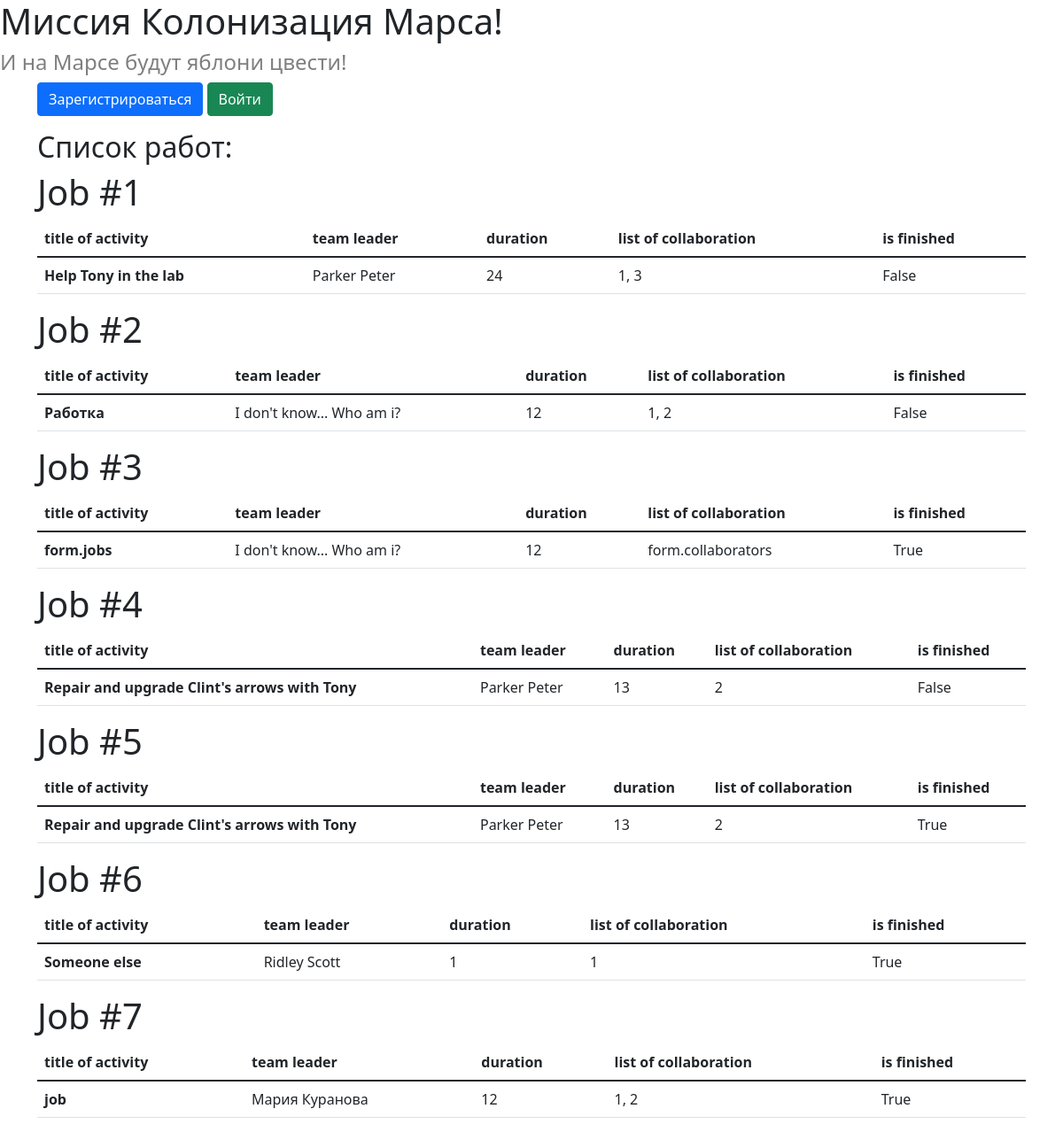
The page / on the database its author committed.
### data/jobs.py (models this page shows)
class Jobs(SqlAlchemyBase, SerializerMixin):
    __tablename__ = 'jobs'
    id = sqlalchemy.Column(sqlalchemy.Integer,
                           primary_key=True, autoincrement=True)
    team_leader = sqlalchemy.Column(sqlalchemy.Integer, sqlalchemy.ForeignKey('users.id'), nullable=True)
    job = sqlalchemy.Column(sqlalchemy.String, nullable=True)
    work_size = sqlalchemy.Column(sqlalchemy.Integer, nullable=True)
    collaborators = sqlalchemy.Column(sqlalchemy.String, nullable=True)
    start_date = sqlalchemy.Column(sqlalchemy.Date, default=datetime.date.today)
    end_date = sqlalchemy.Column(sqlalchemy.Date, default=datetime.date.today)
    is_finished = sqlalchemy.Column(sqlalchemy.Boolean, default=False)
    user = orm.relation('User')

### data/users.py (models this page shows, shortened)
class User(SqlAlchemyBase, UserMixin):
    __tablename__ = 'users'
    id = sqlalchemy.Column(sqlalchemy.Integer,
                           primary_key=True, autoincrement=True)
    surname = sqlalchemy.Column(sqlalchemy.String, nullable=False)
    name = sqlalchemy.Column(sqlalchemy.String, nullable=False)
    age = sqlalchemy.Column(sqlalchemy.Integer, nullable=True)
    position = sqlalchemy.Column(sqlalchemy.String, nullable=False)
    speciality = sqlalchemy.Column(sqlalchemy.String, nullable=False)
    address = sqlalchemy.Column(sqlalchemy.String, nullable=False)
    email = sqlalchemy.Column(sqlalchemy.String, unique=True, nullable=True)
    hashed_password = sqlalchemy.Column(sqlalchemy.String, nullable=True)
    modified_date = sqlalchemy.Column(sqlalchemy.DateTime,
                                      default=datetime.datetime.now)
    jobs = orm.relation("Jobs", back_populates='user')

### Промежуточный этап создания приложения.py (the view)
@app.route('/')
def func():
    db_sess = db_session.create_session()
    if current_user.is_authenticated:
        jobs = current_user.jobs
    else:
        jobs = db_sess.query(Jobs).all()
    return render_template('start.html', current_user=current_user, jobs=jobs, len_jobs=len(jobs))

### data/db_session.py (called while the page is built)
def create_session() -> Session:
    global __factory
    return __factory()

### templates/start.html
{% extends "base.html" %}
{% block content %}
<body>
    {% if not current_user.is_authenticated %}
        <p>
            <a class="btn btn-primary " href="/register">Зарегистрироваться</a>
            <a class="btn btn-success" href="/login">Войти</a>
        </p>
    {% endif %}
    <h2>Список работ:</h2>
  {% for i in range(len_jobs) %}
    <h1>Job #{{ i + 1 }}</h1>
    <table class="table">
  <thead>
    <tr>
      <th scope="col">title of activity</th>
      <th scope="col">team leader</th>
      <th scope="col">duration</th>
      <th scope="col">list of collaboration</th>
      <th scope="col">is finished</th>
    </tr>
  </thead>
  <tbody>
    <tr>
      <th scope="row">{{ jobs[i].job }}</th>
      <td>{{ jobs[i].user.name }} {{ jobs[i].user.surname }}</td>
      <td>{{ jobs[i].work_size }}</td>
      <td>{{ jobs[i].collaborators }}</td>
      <td>{{ jobs[i].is_finished }}</td>
    </tr>  </tbody>
</table>
    {% endfor %}
</body>
{% endblock %}

### templates/base.html (shortened to what this page needs)
<!DOCTYPE html>
<html lang="ru">
<head>
    <link rel="stylesheet"
          href="../static/css/bootstrap.min.css">
</head>
<body>
    <h1 class="text-start">Миссия Колонизация Марса!</h1>
    <h4 class='text-black-50'>И на Марсе будут яблони цвести!</h4>
<main role="main" class="container">
    {% block content %}{% endblock %}
</main>
</body>
</html>

### rows shown on the page
Jobs: job "Help Tony in the lab", work_size "24", collaborators "1, 3", is_finished "False"
User: name "Parker" "Parker" "Parker", surname "Peter" "Peter" "Peter"
Jobs: job "Работка", work_size "12", collaborators "1, 2", is_finished "False"
User: name "I don't know..." "I don't know...", surname "Who am i?" "Who am i?"
Jobs: job "form.jobs", work_size "12", collaborators "form.collaborators", is_finished "True"
Jobs: job "Repair and upgrade Clint's arrows with Tony", work_size "13", collaborators "2", is_finished "False"
Jobs: job "Repair and upgrade Clint's arrows with Tony", work_size "13", collaborators "2", is_finished "True"
Jobs: job "Someone else", work_size "1", collaborators "1", is_finished "True"
User: name "Ridley", surname "Scott"
Jobs: job "job", work_size "12", collaborators "1, 2", is_finished "True"
User: name "Мария", surname "Куранова"

### other values the page prints
{{ i + 1 }} "1" "2" "3" "4" "5" "6" "7"
